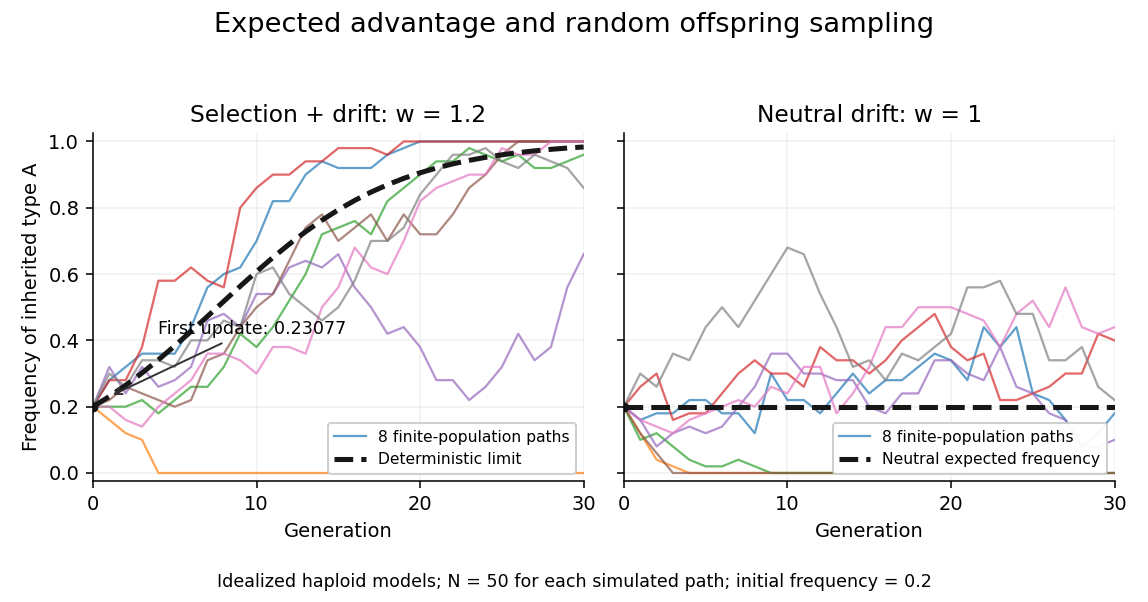

Generate this figure with Python:
"""Original selection/drift illustration; writes basename.png to the cwd.

Tested with Python 3.14, NumPy 2.3.5 and Matplotlib 3.10.7.
The finite model samples N haploid offspring independently with replacement.
"""

from pathlib import Path

import matplotlib

matplotlib.use("Agg")
import matplotlib.pyplot as plt
import numpy as np


def selected_frequency(p, w):
    return w * p / (w * p + 1 - p)


def main():
    p0, n, generations = 0.2, 50, 30
    times = np.arange(generations + 1)
    rng = np.random.default_rng(1859)
    fig, axes = plt.subplots(1, 2, figsize=(8.2, 4.3), sharey=True)
    fig.set_facecolor("white")
    colors = plt.get_cmap("tab10").colors
    for ax, w in zip(axes, (1.2, 1.0)):
        deterministic = w**times * p0 / (1 - p0 + w**times * p0)
        for j in range(8):
            path = np.empty(generations + 1)
            path[0] = p0
            for t in range(generations):
                q = selected_frequency(path[t], w)
                path[t + 1] = rng.binomial(n, q) / n
            ax.plot(times, path, color=colors[j], lw=1.15, alpha=0.7,
                    label="8 finite-population paths" if j == 0 else None)
        ax.plot(times, deterministic, color="#171717", lw=2.6,
                linestyle="--", label="Deterministic limit" if w > 1
                else "Neutral expected frequency")
        ax.plot(0, p0, "o", color="#171717", ms=4)
        ax.set(xlim=(0, generations), ylim=(-0.025, 1.025),
               xlabel="Generation", xticks=[0, 10, 20, 30])
        ax.set_facecolor("white")
        ax.grid(alpha=0.18)
        ax.spines[["top", "right"]].set_visible(False)
        ax.legend(loc="lower right", fontsize=8, framealpha=0.95)
    axes[0].set_title("Selection + drift: w = 1.2", fontsize=12)
    axes[1].set_title("Neutral drift: w = 1", fontsize=12)
    axes[0].set_ylabel("Frequency of inherited type A")
    axes[0].annotate("First update: 0.23077", xy=(1, 3 / 13),
                     xytext=(4, 0.42), fontsize=9,
                     arrowprops={"arrowstyle": "->", "color": "#333333"})
    fig.suptitle("Expected advantage and random offspring sampling", fontsize=14)
    fig.text(0.5, 0.025, "Idealized haploid models; N = 50 for each simulated path; initial frequency = 0.2",
             ha="center", fontsize=9)
    fig.tight_layout(rect=(0, 0.065, 1, 0.94))
    fig.savefig(Path(__file__).stem + ".png", dpi=140, facecolor="white")
    plt.close(fig)


if __name__ == "__main__":
    main()
